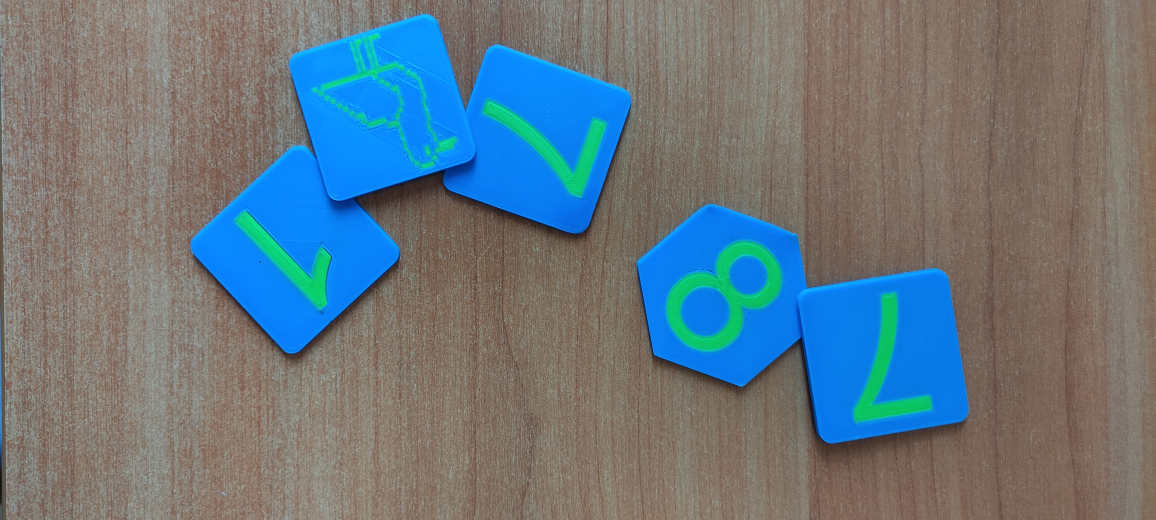
#> input picture 7 term/ЦОСиИ/images/1.jpg, 4624 x 2080 px (shown at 1/4 size)
$ python lab2.py   (older library calls are emulated)
#> lines starting #> are read from the running program, lines starting #| are printed output that depends on the picture; after the words box and inside, x2 and y2 are one past the last pixel; in counts of white or black regions, pixels touching at a corner belong together
#> further down, image is the input picture: shape (2080, 4624, 3); mean B, G, R 127.2, 119.4, 105
import cv2
import numpy as np


def up_scale(image):
    scale_percent = 20 if image_path != 'dataset/11.jpg' else 40
    width = int(image.shape[1] * scale_percent / 100)
    height = int(image.shape[0] * scale_percent / 100)
    dim = (width, height)
    image = cv2.resize(image, dim, interpolation=cv2.INTER_AREA)
#> image: shape (416, 924, 3)
    return image


def mask_blue(image):
    lower_blue = np.array([100, 150, 200]) if image_path == 'da/11.jpg' else np.array([100, 150, 200])
    upper_blue = np.array([140, 255, 255])
    hsv_image = cv2.cvtColor(image, cv2.COLOR_BGR2HSV)
#> hsv_image: shape (416, 924, 3); mean H, S, V 32.7, 89.2, 149.2
    mask = cv2.inRange(hsv_image, lower_blue, upper_blue)
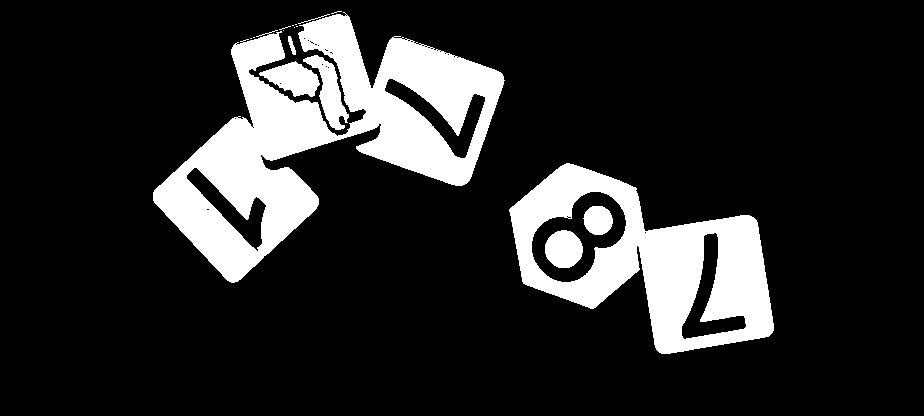
#> mask: shape (416, 924); 16% white; 17 white regions (9 under 20 px), largest, box (x1, y1, x2, y2) and area: (153, 12, 505, 283) 35096, (509, 163, 774, 354) 21928, (303, 55, 349, 130) 1351
    blue_masked_image = cv2.bitwise_and(image, image, mask=mask)
    return blue_masked_image


def apply_minimal_filter(image, ksize1, ksize2):
    if len(image.shape) == 3:
        gray_image = cv2.cvtColor(image, cv2.COLOR_BGR2GRAY)
    else:
        gray_image = image
    kernel_min = np.ones((ksize1, ksize2), np.uint8)
    filtered_image = cv2.erode(gray_image, kernel_min)
    return filtered_image


def apply_median_filter(image, ksize):
    if len(image.shape) == 3:
        gray_image = cv2.cvtColor(image, cv2.COLOR_BGR2GRAY)
    else:
        gray_image = image
    filtered_image = cv2.medianBlur(gray_image, ksize)
    return filtered_image


def apply_Sobel_operator(image, ksize):
#> called with ksize = 3
    if len(image.shape) == 3:
        gray_image = cv2.cvtColor(image, cv2.COLOR_BGR2GRAY)
    else:
        gray_image = image

    sobel_x = cv2.Sobel(gray_image, cv2.CV_64F, 1, 0, ksize=ksize)
    sobel_y = cv2.Sobel(gray_image, cv2.CV_64F, 0, 1, ksize=ksize)
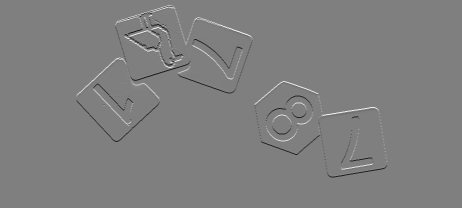
#> sobel_y: shape (416, 924) float64 (shown at 1/2 size); min -568, max 568, mean 0; drawn with min black and max white
    sobel_combined = cv2.magnitude(sobel_x, sobel_y)
    sobel_image = cv2.convertScaleAbs(sobel_combined)
    return sobel_image


def apply_dilation(image, ksize1, ksize2):
#> called with ksize1 = 3, ksize2 = 3
    kernel = np.ones((ksize1, ksize2), np.uint8)
    dilated_image = cv2.dilate(image, kernel, iterations=1)
    return dilated_image


def search_the_contours(image):
    blurred = cv2.GaussianBlur(image, (11, 5), 0)
    edges = cv2.Canny(blurred, 50, 150)
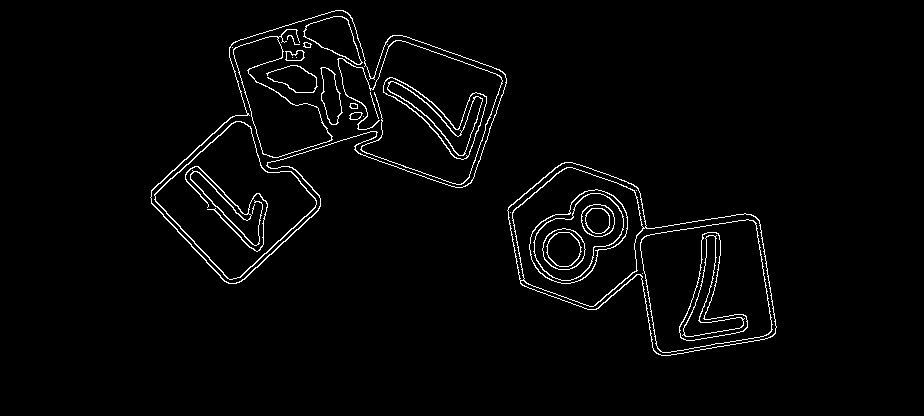
#> edges: shape (416, 924); 2.4% white in thin lines or dots, all inside (x1, y1, x2, y2) = (150, 10, 777, 356)
    contours, _ = cv2.findContours(edges, cv2.RETR_EXTERNAL, cv2.CHAIN_APPROX_SIMPLE)
#> contours = 2 contours; box (x1, y1, x2, y2) and area: (150, 10, 507, 284) 46544, (507, 162, 777, 356) 30850
    contour_image = image.copy()
    cv2.drawContours(contour_image, contours, -1, (255, 255, 255), 1)
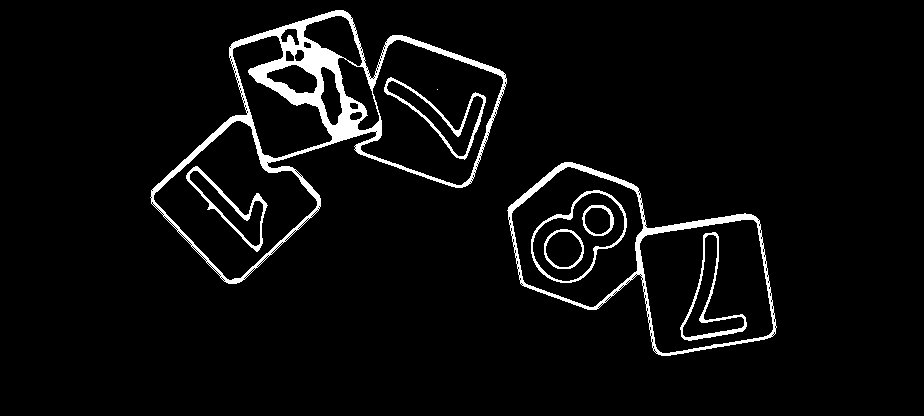
#> contour_image: shape (416, 924); 4.6% white; 9 white regions (1 under 20 px), largest, box (x1, y1, x2, y2) and area: (150, 10, 507, 284) 9805, (507, 162, 777, 356) 3722, (384, 77, 486, 160) 964
    return contour_image


def mask_gray(image):
    threshold_value = 35
    _, gray_masked_image = cv2.threshold(image, threshold_value, 255, cv2.THRESH_BINARY)
    return gray_masked_image


def cluster_objects(image, min_corners=4, min_perimeter=22, min_area=1, area_threshold=1000):
#> called with min_corners = 4, min_perimeter = 22, min_area = 1, area_threshold = 1000
    result_image = image.copy()
    blurred = cv2.GaussianBlur(image, (3, 3), 0)
    edges = cv2.Canny(blurred, 50, 150)
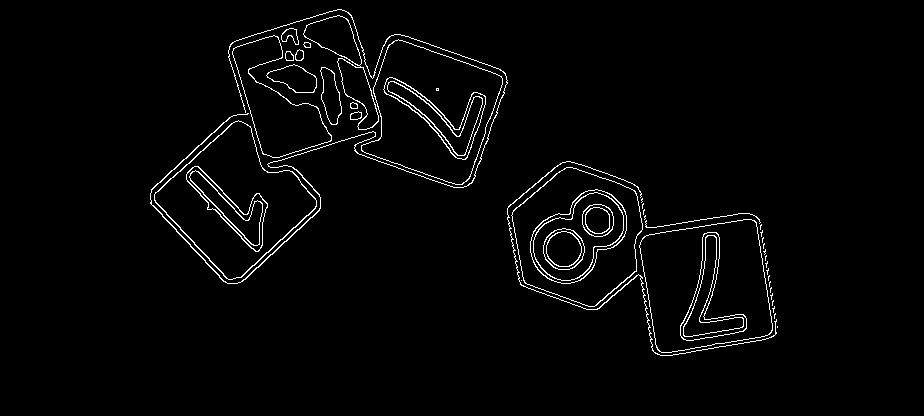
#> edges: shape (416, 924); 2.3% white in thin lines or dots, all inside (x1, y1, x2, y2) = (150, 9, 778, 356)
    contours, _ = cv2.findContours(edges, cv2.RETR_EXTERNAL, cv2.CHAIN_APPROX_SIMPLE)
#> contours = 38 contours, 22 with area under 20; largest, box (x1, y1, x2, y2) and area: (639, 219, 773, 353) 13974, (154, 120, 317, 280) 13644, (511, 167, 643, 307) 13321, (361, 39, 503, 185) 13214, (232, 35, 332, 158) 5277

    results = []
    small_contours = []
    areas = []

    for contour in contours:
        area = calculate_area(contour)
        if area >= area_threshold:
            areas.append(area)
#> this loop made 38 passes
#> area on passes 18, 24, 25, 26, 27, 28, 29, 30: 13973.5, 13321, 117.5, 13644, 70, 36, 756, 867.5
#> after the loop, areas = [13973.5, 13321, 13644, 13213.5, 5277, 2849]
    areas.sort()
    #avg_area = np.mean(areas) if areas else 0
    #area_to_eliminate = avg_area
    area_to_eliminate = areas[len(areas)-1]/2
#> area_to_eliminate = 6986.8

    for contour in contours:
        peri = calculate_perimeter(contour)
        approx = calculate_corners_number(contour, 0.02 * peri)
        corner_count = len(approx)
        area = calculate_area(contour)

        if (area < area_threshold or area < area_to_eliminate) and peri >= min_perimeter:
            small_contours.append((contour, corner_count))
            continue

        if corner_count >= min_corners and peri >= min_perimeter and area >= min_area:
            results.append({
                'corners': corner_count,
                'perimeter': peri,
                'area': area
            })

            color = get_color_by_corners(corner_count)

            if len(result_image.shape) == 2:
                result_image = cv2.cvtColor(result_image, cv2.COLOR_GRAY2BGR)

            cv2.drawContours(result_image, [contour], -1, color, thickness=cv2.FILLED)
        else:
            cv2.drawContours(result_image, [contour], -1, (0, 0, 0), thickness=2)
#> this loop made 38 passes
#> peri on pass 9: 10.83
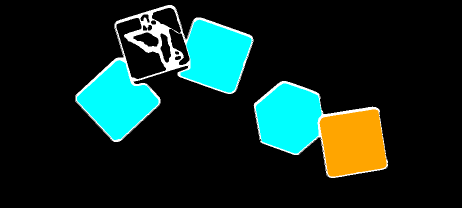
#> result_image: shape (416, 924, 3) (shown at 1/2 size); mean B, G, R 35.3, 41.4, 17.7

    if small_contours:
        minimal_corners = calculate_minimal_corners(small_contours)

        color = get_color_by_corners(minimal_corners)

        for contour, _ in small_contours:
            if len(result_image.shape) == 2:
                result_image = cv2.cvtColor(result_image, cv2.COLOR_GRAY2BGR)

            cv2.drawContours(result_image, [contour], -1, color, thickness=cv2.FILLED)
#> this loop made 12 passes
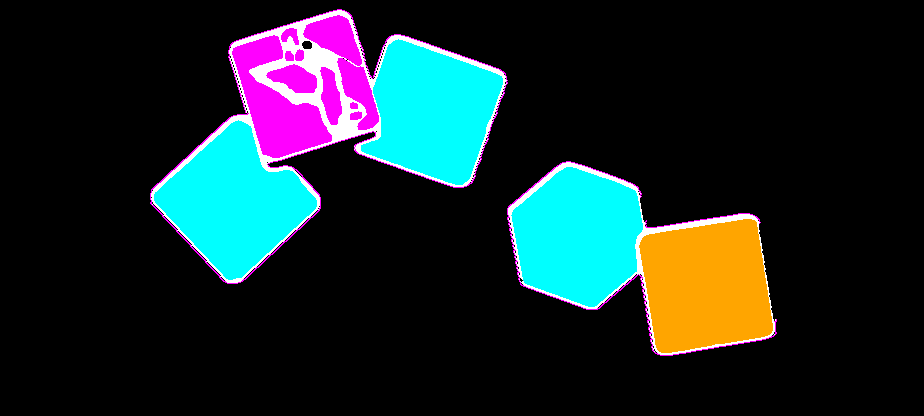
#> result_image: shape (416, 924, 3); 3.37% of pixels changed, all inside (x1, y1, x2, y2) = (150, 9, 777, 356)

    return results, result_image


def calculate_area(contour):
    """Вычисляет площадь контура с помощью формулы Гаусса."""
    # Преобразуем контур в массив точек (каждая точка — это (x, y))
    points = contour.reshape(-1, 2)

    # Инициализируем переменные для сумм
    sum1 = 0.0
    sum2 = 0.0

    # Применяем формулу Гаусса (Shoelace)
    for i in range(len(points)):
        x1, y1 = points[i]
        x2, y2 = points[(i + 1) % len(points)]  # Следующая точка (циклический переход для замыкания контура)
        sum1 += x1 * y2
        sum2 += y1 * x2

    # Площадь — это половина разности между суммами
    area = 0.5 * abs(sum1 - sum2)
    return area


def calculate_corners_number(contour, epsilon):
    # Преобразование контура в удобный формат
    points = contour.reshape(-1, 2)

    # Применение алгоритм Рамера-Дугласа-Пекера
    approx = rdp(points, epsilon)

    # Возвращает аппроксимированный контур в исходный формат
    return approx.reshape(-1, 1, 2).astype(np.int32)


def rdp(points, epsilon):
    # Находим точку с максимальным расстоянием до линии, соединяющей начало и конец
    start, end = points[0], points[-1]
    max_distance = 0
    index = 0
    for i in range(1, len(points) - 1):
        dist = distance_to_line(points[i], start, end)
        if dist > max_distance:
            max_distance = dist
            index = i

    # Если максимальное расстояние больше порога, рекурсивно упрощаем
    if max_distance > epsilon:
        # Рекурсивно упрощаем первую и вторую половину
        first_half = rdp(points[:index + 1], epsilon)
        second_half = rdp(points[index:], epsilon)

        # Комбинируем результаты, удаляя дублирующую точку
        return np.vstack((first_half[:-1], second_half))
    else:
        # Если все точки находятся на линии, оставляем только начальную и конечную точки
        return np.array([start, end])


def distance_to_line(point, start, end):  # Вычисляет расстояние от точки до прямой, проходящей через точки start и end

    if np.array_equal(start, end):
        return np.linalg.norm(point - start)

    # Преобразуем двумерные векторы в трехмерные, добавив координату Z = 0
    start_3d = np.array([start[0], start[1], 0])
    end_3d = np.array([end[0], end[1], 0])
    point_3d = np.array([point[0], point[1], 0])

    # Вычисляем векторное произведение для трехмерных векторов
    return np.abs(np.cross(end_3d - start_3d, start_3d - point_3d)[-1] / np.linalg.norm(end_3d - start_3d))


def calculate_perimeter(contour):  # Вычисляет периметр (длину) контура.
    perimeter = 0.0

    # Преобразуем контур в массив точек (каждая точка — это (x, y))
    points = contour.reshape(-1, 2)

    # Проходим по всем точкам и суммируем расстояния между ними
    for i in range(len(points)):
        next_index = (i + 1) % len(points)  # Следующая точка (с циклическим переходом)
        distance = np.linalg.norm(points[i] - points[next_index])  # Расстояние между соседними точками
        perimeter += distance

    return perimeter


def calculate_minimal_corners(small_contours):
    total_corners = sum(corner_count for _, corner_count in small_contours)
    p = len(small_contours)
    minimum_corners = total_corners - 2 * (p - 1)
    return minimum_corners


def get_color_by_corners(corner_count):
    if corner_count == 4:
        color = (0, 0, 255)  # Красный
    elif corner_count == 5:
        color = (0, 165, 255)  # Оранжевый
    elif corner_count == 6:
        color = (0, 255, 255)  # Жёлтый
    elif corner_count == 7:
        color = (0, 255, 0)  # Зелёный
    elif corner_count == 8:
        color = (255, 255, 0)  # Голубой
    elif corner_count == 9:
        color = (255, 0, 0)  # Синий
    elif corner_count > 9:
        color = (255, 0, 255)  # Фиолетовый
    else:
        color = (255, 255, 255)  # Белый
    return color


image_path = '../images/1.jpg'

#if image_path == 'dataset/2.jpg' or image_path == 'dataset/4.jpg' or image_path == 'dataset/6.jpg':
   # median_ksize = 5
#else:

median_ksize = 5

image = cv2.imread(image_path)

if image is None:
    print("Ошибка: не удалось загрузить изображение.")
else:
    image = up_scale(image)

    image = mask_blue(image)

    image = apply_Sobel_operator(image, 3)

    image = apply_dilation(image, 3, 3)

    image = apply_median_filter(image, median_ksize)

    image = apply_minimal_filter(image, 3, 3)

    image = mask_gray(image)

    image = search_the_contours(image)

    # cv2.imshow('Contoured_image', image)

    corner_counts, res_image = cluster_objects(image)

    for i, count in enumerate(corner_counts):
        print(f"Объект {i + 1}: {count}")
#> this loop made 4 passes
#> count on passes 1 to 4: {'corners': 5, 'perimeter': 483.4, 'area': 13973.5}, {'corners': 8, 'perimeter': 451.4, 'area': 13321}, {'corners': 8, 'perimeter': 489, 'area': 13644}, {'corners': 8, 'perimeter': 500.7, 'area': 13213.5}
#> (printed output is left out)

    cv2.imshow('Colored_image', res_image)

    cv2.waitKey(0)
    cv2.destroyAllWindows()

$ run again, with 7 term/ЦОСиИ/images/2.jpg copied over 7 term/ЦОСиИ/images/1.jpg
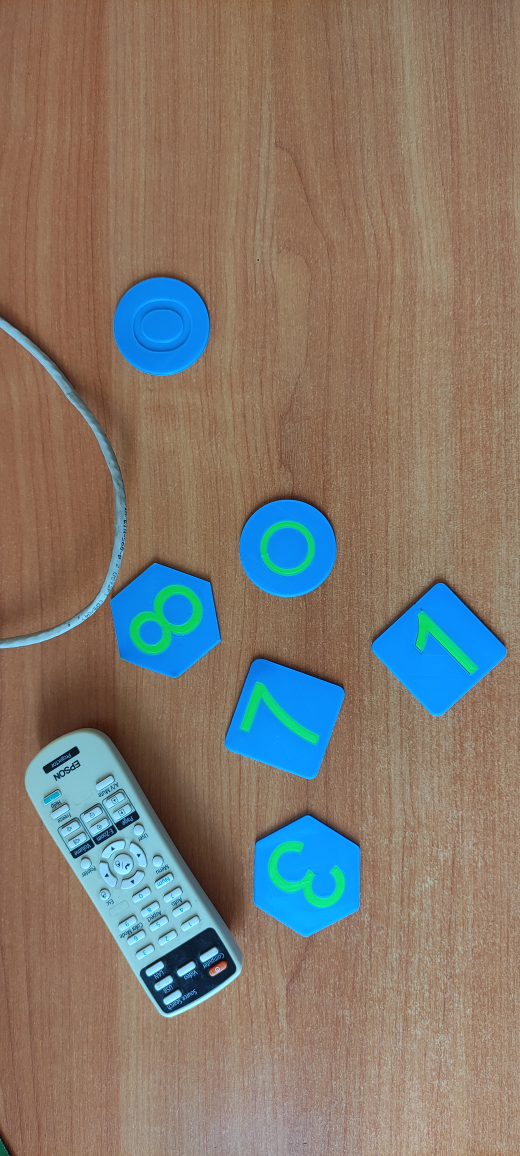
#> input picture 7 term/ЦОСиИ/images/2.jpg, 2080 x 4624 px (shown at 1/4 size)
#> image is the input picture: shape (4624, 2080, 3); mean B, G, R 110, 120.9, 130.6
#> image: shape (924, 416, 3)
#> hsv_image: shape (924, 416, 3); mean H, S, V 26.2, 106.5, 154.9
#> in mask_blue, `mask = cv2.inRange(hsv_image, lower_blue, upper_blue)`:
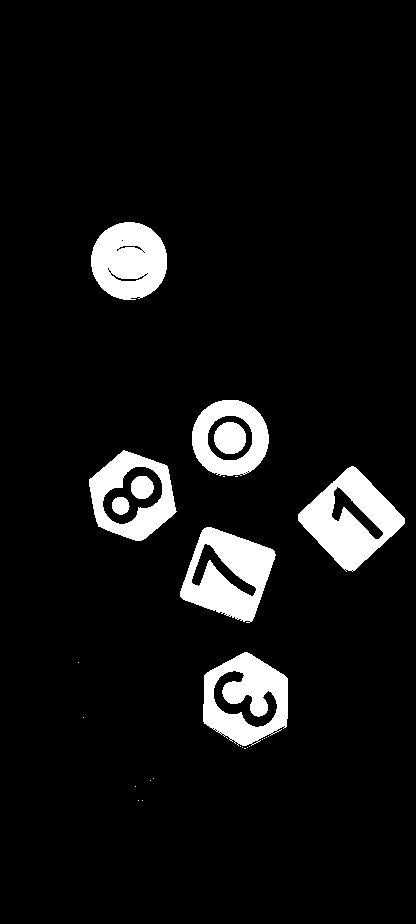
#> mask: shape (924, 416); 7.4% white; 28 white regions (19 under 20 px), largest, box (x1, y1, x2, y2) and area: (298, 466, 405, 572) 5504, (180, 527, 276, 623) 5133, (203, 652, 288, 746) 4848
#> gray_masked_image: shape (924, 416); 2.7% white; 17 white regions (5 under 20 px), largest, box (x1, y1, x2, y2) and area: (179, 526, 277, 624) 1649, (297, 465, 406, 573) 1611, (105, 237, 153, 283) 1155
#> in search_the_contours, `contours, _ = cv2.findContours(edges, cv2.RETR_EXTERNAL, cv2.CHAIN_APP..`: contours = 8 contours, 2 with area under 20; largest, box (x1, y1, x2, y2) and area: (296, 465, 407, 573) 6902, (201, 651, 291, 750) 6756, (178, 525, 278, 624) 6588, (86, 449, 179, 543) 6240, (189, 398, 271, 478) 5152, (88, 220, 170, 301) 5138
#> contour_image: shape (924, 416); 3.1% white; 17 white regions (3 under 20 px), largest, box (x1, y1, x2, y2) and area: (178, 525, 278, 624) 1891, (296, 465, 407, 573) 1840, (201, 651, 291, 750) 1181
#> in cluster_objects, `contours, _ = cv2.findContours(edges, cv2.RETR_EXTERNAL, cv2.CHAIN_APP..`: contours = 29 contours, 18 with area under 20; largest, box (x1, y1, x2, y2) and area: (295, 464, 407, 573) 7102, (177, 525, 279, 624) 6755, (204, 653, 287, 744) 5634, (90, 452, 174, 539) 5248, (193, 401, 267, 474) 4223
#> the loop in cluster_objects, `for contour in contours:` made 29 passes
#> area on passes 1, 8, 9, 10, 19, 20, 22, 24: 24, 5634.5, 52.5, 6755, 7102.5, 5248, 69, 4223
#> after the loop in cluster_objects, `for contour in contours:`: areas = [5634.5, 6755, 7102.5, 5248, 4223, 4197]
#> area_to_eliminate = 3551.2
#> the loop in cluster_objects, `for contour in contours:` made 29 passes
#> contour on passes 11, 12, 21, 26, 27: [[95, 521]], [[94, 519]], [[192, 449]], [[170, 256], [170, 264]], [[92, 247]]
#> the loop in cluster_objects, `for contour, _ in small_contours:` made 6 passes
#> contour on pass 1: [[291, 682], [291, 712]]
#> after the loop in cluster_objects, `for contour, _ in small_contours:`:
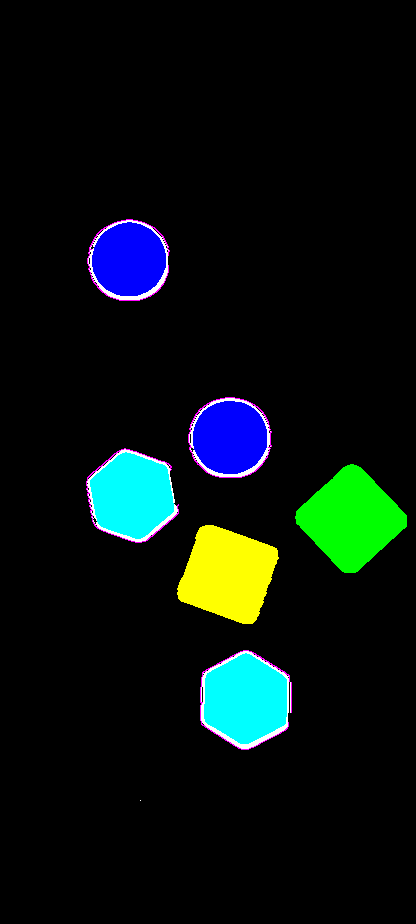
#> result_image: shape (924, 416, 3); mean B, G, R 16, 18.8, 7.4
#> the loop `for i, count in enumerate(corner_counts):` made 6 passes
#> count on passes 1 to 6: {'corners': 8, 'perimeter': 289.5, 'area': 5634.5}, {'corners': 6, 'perimeter': 343.2, 'area': 6755}, {'corners': 7, 'perimeter': 327.3, 'area': 7102.5}, {'corners': 8, 'perimeter': 279.4, 'area': 5248}, {'corners': 9, 'perimeter': 243.1, 'area': 4223}, {'corners': 9, 'perimeter': 242.8, 'area': 4197}
#> (printed output is left out)
